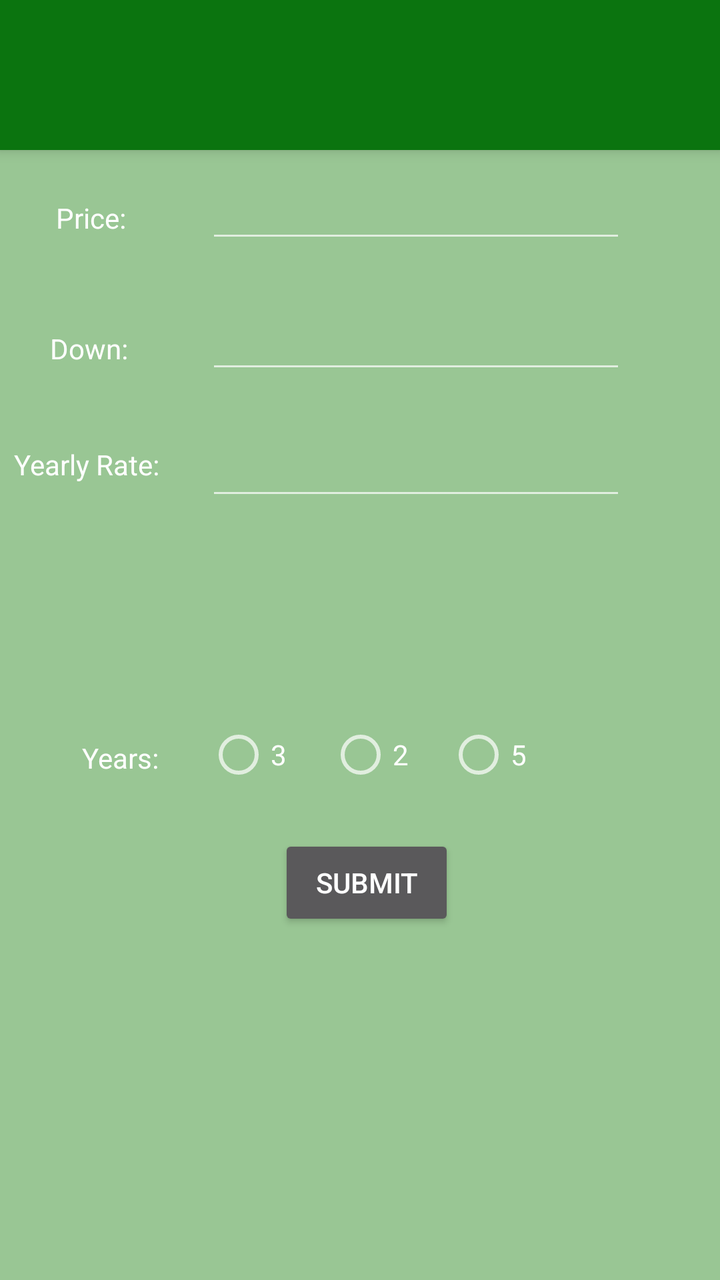
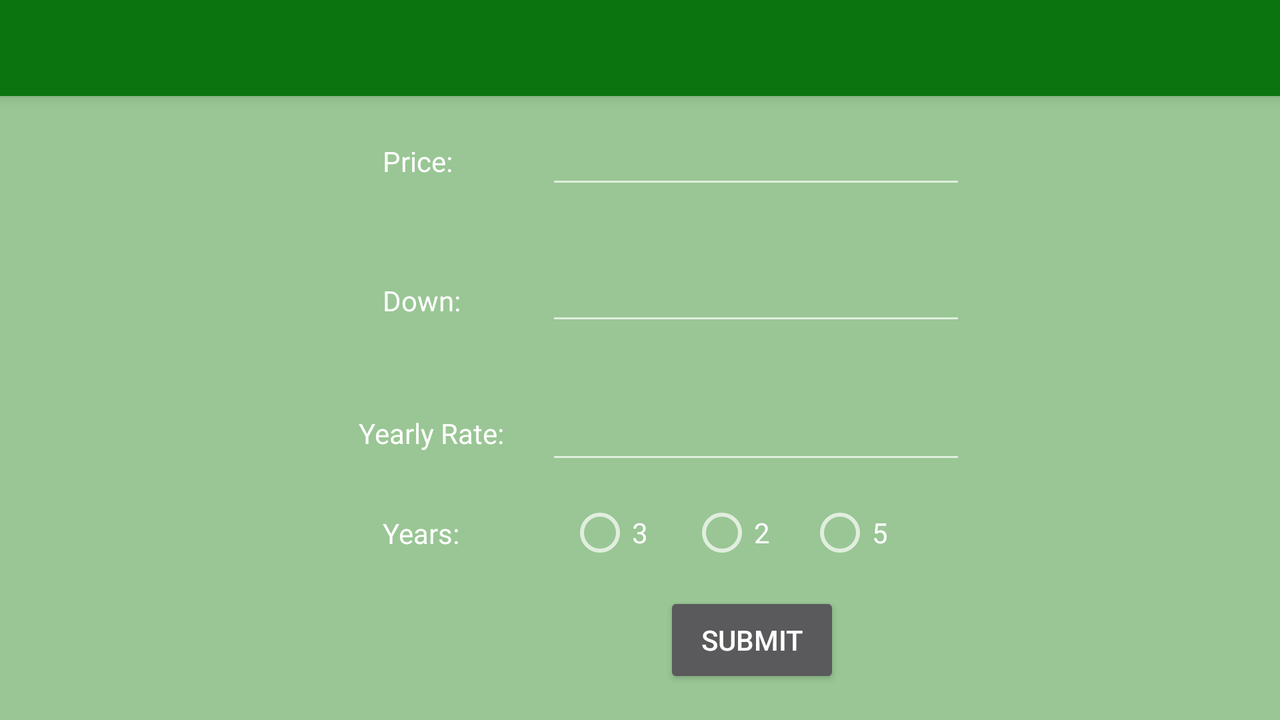

An Android layout and its configuration variant, each rendered on a device that would load it. The default file and the variant file are quoted in full after the pictures.
<!-- AndroidManifest.xml: activity theme SplashTheme -->
<!-- res/layout/activity_main.xml -->
<?xml version="1.0" encoding="utf-8"?>
<android.support.constraint.ConstraintLayout xmlns:android="http://schemas.android.com/apk/res/android"
    xmlns:app="http://schemas.android.com/apk/res-auto"
    xmlns:tools="http://schemas.android.com/tools"
    android:layout_width="match_parent"
    android:layout_height="match_parent"
    android:background="@color/colorPrimary"
    tools:context="lab4.android.wku.edu.autopurchase.MainActivity"
    tools:layout_editor_absoluteY="81dp">

    <android.support.v7.widget.Toolbar
        android:id="@+id/my_toolbar"
        android:layout_width="0dp"
        android:layout_height="0dp"
        android:layout_marginBottom="10dp"
        android:background="@color/colorPrimaryDark"
        android:icon="@drawable/car_sedan2"
        android:elevation="4dp"
        android:theme="@style/ThemeOverlay.AppCompat.ActionBar"
        app:layout_constraintBottom_toTopOf="@+id/price"
        app:layout_constraintEnd_toEndOf="parent"
        app:layout_constraintStart_toStartOf="parent"
        app:layout_constraintTop_toTopOf="parent"
        app:popupTheme="@style/ThemeOverlay.AppCompat.Light" />


    <EditText
        android:id="@+id/price"
        android:layout_width="wrap_content"
        android:layout_height="wrap_content"
        android:layout_marginStart="40dp"
        android:layout_marginTop="85dp"
        android:ems="10"
        android:inputType="number|numberSigned|numberDecimal"
        android:textColor="@android:color/white"
        app:layout_constraintStart_toEndOf="@+id/textView3"
        app:layout_constraintTop_toTopOf="parent" />

    <EditText
        android:id="@+id/down"
        android:layout_width="wrap_content"
        android:layout_height="wrap_content"
        android:layout_marginTop="24dp"
        android:ems="10"
        android:inputType="number|numberSigned|numberDecimal"
        app:layout_constraintStart_toStartOf="@+id/price"
        app:layout_constraintTop_toBottomOf="@+id/price" />

    <EditText
        android:id="@+id/rate"
        android:layout_width="wrap_content"
        android:layout_height="wrap_content"
        android:layout_marginTop="22dp"
        android:ems="10"
        android:inputType="number|numberSigned|numberDecimal"
        app:layout_constraintStart_toStartOf="@+id/down"
        app:layout_constraintTop_toBottomOf="@+id/down" />

    <Button
        android:id="@+id/submit"
        android:layout_width="wrap_content"
        android:layout_height="wrap_content"
        android:layout_marginStart="36dp"
        android:layout_marginTop="12dp"
        android:text="Submit"
        app:layout_constraintStart_toStartOf="@+id/radioGroup"
        app:layout_constraintTop_toBottomOf="@+id/radioGroup" />

    <RadioGroup
        android:id="@+id/radioGroup"
        android:layout_width="406dp"
        android:layout_height="44dp"
        android:layout_marginBottom="168dp"
        android:layout_marginStart="24dp"
        android:layout_marginTop="168dp"
        android:onClick="onRadioButtonClick"
        android:orientation="horizontal"
        app:layout_constraintBottom_toBottomOf="parent"
        app:layout_constraintStart_toEndOf="@+id/textView5"
        app:layout_constraintTop_toBottomOf="@+id/price">

        <RadioButton
            android:id="@+id/three_year"
            android:layout_width="61dp"
            android:layout_height="wrap_content"
            android:onClick="onRadioButtonClick"
            android:text="3"
            android:textColor="@android:color/white"
            app:layout_constraintStart_toEndOf="@+id/radioButton3"
            app:layout_constraintTop_toBottomOf="@+id/rate" />

        <RadioButton
            android:id="@+id/two_year"
            android:layout_width="59dp"
            android:layout_height="wrap_content"
            android:onClick="onRadioButtonClick"
            android:text="2"
            android:textColor="@android:color/white"
            app:layout_constraintBaseline_toBaselineOf="@+id/radioButton"
            app:layout_constraintStart_toStartOf="parent" />

        <RadioButton
            android:id="@+id/five_year"
            android:layout_width="58dp"
            android:layout_height="wrap_content"
            android:onClick="onRadioButtonClick"
            android:text="5"
            android:textColor="@android:color/white"
            app:layout_constraintBaseline_toBaselineOf="@+id/radioButton"
            app:layout_constraintStart_toEndOf="@+id/radioButton" />

    </RadioGroup>

    <TextView
        android:id="@+id/textView2"
        android:layout_width="wrap_content"
        android:layout_height="wrap_content"
        android:layout_marginStart="25dp"
        android:text="Down:"
        android:textColor="@android:color/white"
        app:layout_constraintBaseline_toBaselineOf="@+id/down"
        app:layout_constraintStart_toStartOf="parent" />

    <TextView
        android:id="@+id/textView3"
        android:layout_width="wrap_content"
        android:layout_height="wrap_content"
        android:layout_marginStart="28dp"
        android:text="Price:"
        android:textColor="@android:color/white"
        app:layout_constraintBaseline_toBaselineOf="@+id/price"
        app:layout_constraintStart_toStartOf="parent" />

    <TextView
        android:id="@+id/textView4"
        android:layout_width="wrap_content"
        android:layout_height="wrap_content"
        android:layout_marginStart="7dp"
        android:layout_marginTop="9dp"
        android:text="Yearly Rate:"
        android:textColor="@android:color/white"
        app:layout_constraintStart_toStartOf="parent"
        app:layout_constraintTop_toTopOf="@+id/rate" />

    <TextView
        android:id="@+id/textView5"
        android:layout_width="wrap_content"
        android:layout_height="wrap_content"
        android:layout_marginStart="41dp"
        android:layout_marginTop="8dp"
        android:text="Years:"
        android:textColor="@android:color/white"
        app:layout_constraintStart_toStartOf="parent"
        app:layout_constraintTop_toTopOf="@+id/radioGroup" />

</android.support.constraint.ConstraintLayout>
<!-- resources referenced by this layout -->
<resources>
  <color name="colorPrimary">#99c694</color>
  <color name="colorPrimaryDark">#0b740f</color>
  <style name="SplashTheme" parent="Theme.AppCompat.NoActionBar">
          <item name="android:windowBackground">@drawable/splash</item>
          <item name="icon">@drawable/car_sedan2</item>
      </style>
  <!-- drawable splash (drawable) -->
  <?xml version="1.0" encoding="utf-8"?>
  <layer-list xmlns:android="http://schemas.android.com/apk/res/android">
  
      <item
          android:drawable="@color/colorPrimary"/>
  
      <item>
          <bitmap
              android:gravity="center"
              android:src="@drawable/car_sedan2"/>
      </item>
  
  </layer-list>
</resources>
<!-- res/layout-land/activity_main.xml (the repository's variant of the layout above) -->
<!-- drawn on the phone turned sideways -->
<android.support.constraint.ConstraintLayout xmlns:android="http://schemas.android.com/apk/res/android"
    xmlns:app="http://schemas.android.com/apk/res-auto"
    xmlns:tools="http://schemas.android.com/tools"
    android:layout_width="match_parent"
    android:layout_height="match_parent"
    android:background="@color/colorPrimary"
    tools:context="lab4.android.wku.edu.autopurchase.MainActivity"
    tools:layout_editor_absoluteY="25dp">

    <android.support.v7.widget.Toolbar
        android:id="@+id/my_toolbar"
        android:layout_width="0dp"
        android:layout_height="0dp"
        android:layout_marginBottom="10dp"
        android:background="@color/colorPrimaryDark"
        android:elevation="4dp"
        android:theme="@style/ThemeOverlay.AppCompat.ActionBar"
        android:icon="@drawable/car_sedan2"
        app:layout_constraintBottom_toTopOf="@+id/price"
        app:layout_constraintEnd_toEndOf="parent"
        app:layout_constraintStart_toStartOf="parent"
        app:layout_constraintTop_toTopOf="parent"
        app:popupTheme="@style/ThemeOverlay.AppCompat.Light" />

    <EditText
        android:id="@+id/price"
        android:layout_width="wrap_content"
        android:layout_height="wrap_content"
        android:layout_marginEnd="157dp"
        android:layout_marginTop="58dp"
        android:ems="10"
        android:inputType="number|numberSigned|numberDecimal"
        android:textColor="@android:color/white"
        app:layout_constraintEnd_toEndOf="parent"
        app:layout_constraintTop_toTopOf="parent" />

    <EditText
        android:id="@+id/down"
        android:layout_width="wrap_content"
        android:layout_height="46dp"
        android:layout_marginBottom="69dp"
        android:layout_marginTop="63dp"
        android:ems="10"
        android:inputType="number|numberSigned|numberDecimal"
        app:layout_constraintBottom_toBottomOf="@+id/rate"
        app:layout_constraintStart_toStartOf="@+id/price"
        app:layout_constraintTop_toTopOf="@+id/price" />

    <EditText
        android:id="@+id/rate"
        android:layout_width="wrap_content"
        android:layout_height="wrap_content"
        android:layout_marginBottom="59dp"
        android:ems="10"
        android:inputType="number|numberSigned|numberDecimal"
        app:layout_constraintBottom_toTopOf="@+id/submit"
        app:layout_constraintStart_toStartOf="@+id/down" />

    <Button
        android:id="@+id/submit"
        android:layout_width="wrap_content"
        android:layout_height="wrap_content"
        android:layout_marginBottom="16dp"
        android:layout_marginStart="48dp"
        android:text="Submit"
        app:layout_constraintBottom_toBottomOf="parent"
        app:layout_constraintStart_toStartOf="@+id/radioGroup" />

    <RadioGroup
        android:id="@+id/radioGroup"
        android:layout_width="0dp"
        android:layout_height="48dp"
        android:layout_marginBottom="48dp"
        android:layout_marginEnd="11dp"
        android:layout_marginStart="11dp"
        android:layout_marginTop="57dp"
        android:onClick="onRadioButtonClick"
        android:orientation="horizontal"
        app:layout_constraintBottom_toBottomOf="@+id/submit"
        app:layout_constraintEnd_toEndOf="@+id/rate"
        app:layout_constraintStart_toStartOf="@+id/rate"
        app:layout_constraintTop_toTopOf="@+id/rate">

        <RadioButton
            android:id="@+id/three_year"
            android:layout_width="61dp"
            android:layout_height="wrap_content"
            android:onClick="onRadioButtonClick"
            android:text="3"
            android:textColor="@android:color/white"
            app:layout_constraintStart_toEndOf="@+id/radioButton3"
            app:layout_constraintTop_toBottomOf="@+id/rate" />

        <RadioButton
            android:id="@+id/two_year"
            android:layout_width="59dp"
            android:layout_height="wrap_content"
            android:onClick="onRadioButtonClick"
            android:text="2"
            android:textColor="@android:color/white"
            app:layout_constraintBaseline_toBaselineOf="@+id/radioButton"
            app:layout_constraintStart_toStartOf="parent" />

        <RadioButton
            android:id="@+id/five_year"
            android:layout_width="58dp"
            android:layout_height="wrap_content"
            android:onClick="onRadioButtonClick"
            android:text="5"
            android:textColor="@android:color/white"
            app:layout_constraintBaseline_toBaselineOf="@+id/radioButton"
            app:layout_constraintStart_toEndOf="@+id/radioButton" />

    </RadioGroup>

    <TextView
        android:id="@+id/textView2"
        android:layout_width="wrap_content"
        android:layout_height="wrap_content"
        android:layout_marginBottom="8dp"
        android:layout_marginStart="12dp"
        android:text="Down:"
        android:textColor="@android:color/white"
        app:layout_constraintBottom_toBottomOf="@+id/down"
        app:layout_constraintStart_toStartOf="@+id/textView4" />

    <TextView
        android:id="@+id/textView3"
        android:layout_width="wrap_content"
        android:layout_height="wrap_content"
        android:layout_marginTop="23dp"
        android:text="Price:"
        android:textColor="@android:color/white"
        app:layout_constraintStart_toStartOf="@+id/textView2"
        app:layout_constraintTop_toBottomOf="@+id/my_toolbar" />

    <TextView
        android:id="@+id/textView4"
        android:layout_width="wrap_content"
        android:layout_height="wrap_content"
        android:layout_marginBottom="11dp"
        android:layout_marginEnd="21dp"
        android:text="Yearly Rate:"
        android:textColor="@android:color/white"
        app:layout_constraintBottom_toBottomOf="@+id/rate"
        app:layout_constraintEnd_toStartOf="@+id/rate" />

    <TextView
        android:id="@+id/textView5"
        android:layout_width="wrap_content"
        android:layout_height="wrap_content"
        android:layout_marginStart="12dp"
        android:layout_marginTop="31dp"
        android:text="Years:"
        android:textColor="@android:color/white"
        app:layout_constraintStart_toStartOf="@+id/textView4"
        app:layout_constraintTop_toBottomOf="@+id/textView4" />

</android.support.constraint.ConstraintLayout>
